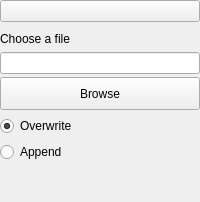
             <widget class="QWidget" name="dataLogWidget" native="true">
              <property name="minimumSize">
               <size>
                <width>0</width>
                <height>0</height>
               </size>
              </property>
              <layout class="QGridLayout" name="gridLayout_7">
               <property name="leftMargin">
                <number>0</number>
               </property>
               <property name="topMargin">
                <number>0</number>
               </property>
               <property name="rightMargin">
                <number>0</number>
               </property>
               <property name="bottomMargin">
                <number>30</number>
               </property>
               <property name="spacing">
                <number>0</number>
               </property>
               <item row="0" column="0">
                <widget class="scopy::CustomSwitch" name="btnDataLogging">
                 <property name="text">
                  <string/>
                 </property>
                 <property name="checkable">
                  <bool>true</bool>
                 </property>
                </widget>
               </item>
               <item row="1" column="0">
                <widget class="QWidget" name="gridLayout_3Widget" native="true">
                 <layout class="QGridLayout" name="gridLayout_3">
                  <property name="leftMargin">
                   <number>0</number>
                  </property>
                  <property name="topMargin">
                   <number>0</number>
                  </property>
                  <property name="rightMargin">
                   <number>0</number>
                  </property>
                  <property name="bottomMargin">
                   <number>0</number>
                  </property>
                  <item row="12" column="0" colspan="2">
                   <layout class="QHBoxLayout" name="horizontalLayout_2">
                    <property name="spacing">
                     <number>10</number>
                    </property>
                    <property name="topMargin">
                     <number>0</number>
                    </property>
                   </layout>
                  </item>
                  <item row="6" column="0" colspan="2">
                   <layout class="QVBoxLayout" name="verticalLayout_7">
                    <property name="spacing">
                     <number>3</number>
                    </property>
                    <property name="topMargin">
                     <number>0</number>
                    </property>
                    <item>
                     <widget class="QLineEdit" name="filename">
                      <property name="styleSheet">
                       <string notr="true">
QLineEdit[invalid=true] {
border-color: red
}
QLineEdit[invalid=false] {
border-color: grey;
}</string>
                      </property>
                      <property name="readOnly">
                       <bool>true</bool>
                      </property>
                     </widget>
                    </item>
                    <item>
                     <widget class="QPushButton" name="btnChooseFile">
                      <property name="sizePolicy">
                       <sizepolicy hsizetype="Preferred" vsizetype="Fixed">
                        <horstretch>0</horstretch>
                        <verstretch>0</verstretch>
                       </sizepolicy>
                      </property>
                      <property name="minimumSize">
                       <size>
                        <width>20</width>
                        <height>25</height>
                       </size>
                      </property>
                      <property name="layoutDirection">
                       <enum>Qt::LeftToRight</enum>
                      </property>
                      <property name="styleSheet">
                       <string notr="true">QPushButton{
height:25px;

font-size: 12px;
line-height: 14px;
}</string>
                      </property>
                      <property name="text">
                       <string>Browse</string>
                      </property>
                      <property name="iconSize">
                       <size>
                        <width>20</width>
                        <height>20</height>
                       </size>
                      </property>
                      <property name="blue_button" stdset="0">
                       <bool>true</bool>
                      </property>
                     </widget>
                    </item>
                   </layout>
                  </item>
                  <item row="4" column="0">
                   <spacer name="verticalSpacer_15">
                    <property name="orientation">
                     <enum>Qt::Vertical</enum>
                    </property>
                    <property name="sizeType">
                     <enum>QSizePolicy::Fixed</enum>
                    </property>
                    <property name="sizeHint" stdset="0">
                     <size>
                      <width>20</width>
                      <height>10</height>
                     </size>
                    </property>
                   </spacer>
                  </item>
                  <item row="9" column="0" colspan="2">
                   <widget class="QRadioButton" name="btn_append">
                    <property name="text">
                     <string>Append</string>
                    </property>
                   </widget>
                  </item>
                  <item row="5" column="0" colspan="2">
                   <widget class="QLabel" name="lblFileStatus">
                    <property name="styleSheet">
                     <string notr="true"/>
                    </property>
                    <property name="text">
                     <string>Choose a file</string>
                    </property>
                   </widget>
                  </item>
                  <item row="10" column="0">
                   <spacer name="verticalSpacer_16">
                    <property name="orientation">
                     <enum>Qt::Vertical</enum>
                    </property>
                    <property name="sizeType">
                     <enum>QSizePolicy::Fixed</enum>
                    </property>
                    <property name="sizeHint" stdset="0">
                     <size>
                      <width>20</width>
                      <height>10</height>
                     </size>
                    </property>
                   </spacer>
                  </item>
                  <item row="8" column="0" colspan="2">
                   <widget class="QRadioButton" name="btn_overwrite">
                    <property name="text">
                     <string>Overwrite</string>
                    </property>
                    <property name="checked">
                     <bool>true</bool>
                    </property>
                   </widget>
                  </item>
                 </layout>
                </widget>
               </item>
              </layout>
             </widget>
